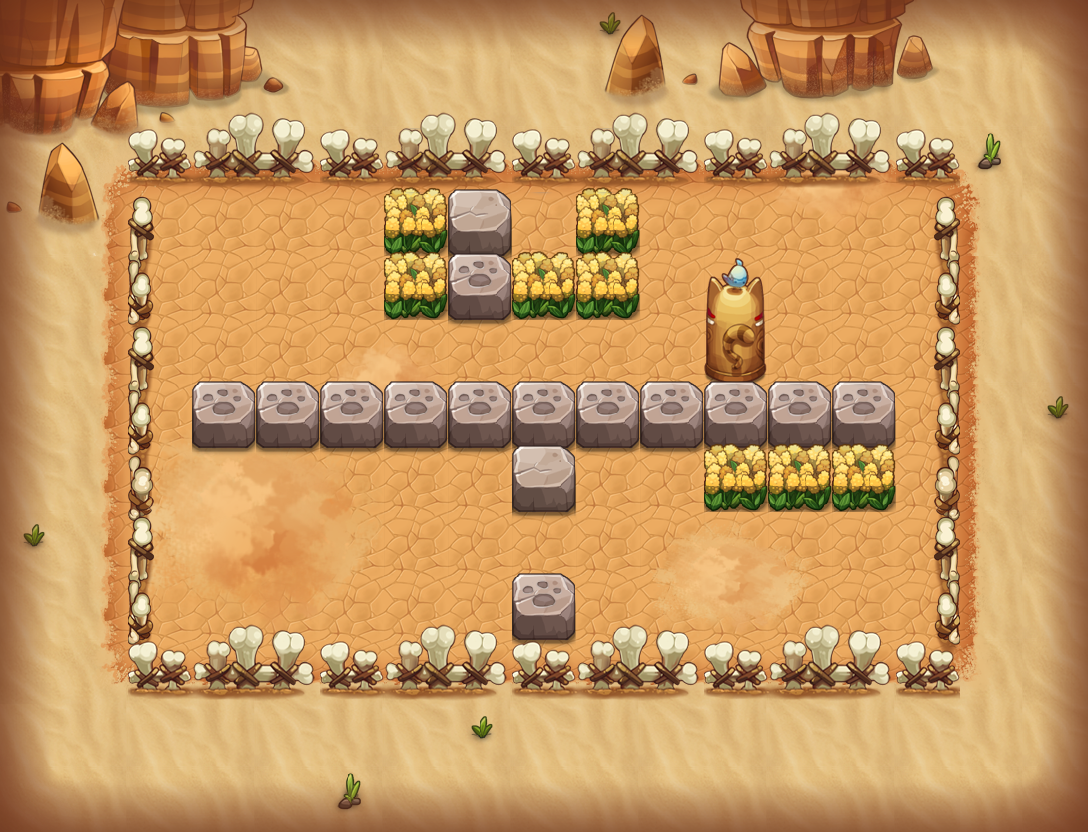

Below is a game level as drawn by its tile map, then a one-line description and the .tmx that defines it (tile-layer data replaced by summaries):
An orthogonal 17x13 tile map with 64x64 px tiles, 15 tile layers (PASS, 块层 2, 块层 14, 块层 4, ...) and 11 objects (7x TRAP, 3x jdsc3, PLAYER).

<map version="1.0" orientation="orthogonal" width="17" height="13" tilewidth="64" tileheight="64">
 <properties>
  <property name="DESTRY1" value="255" />
  <property name="DESTRY2" value="314" />
  <property name="DESTRY3" value="224" />
  <property name="DESTRY_COUNT" value="3" />
  <property name="EXP" value="260" />
  <property name="ITEM" value="D005" />
  <property name="MONEY" value="390" />
 </properties>
 <tileset firstgid="1" name="hmpy" tilewidth="64" tileheight="64">
  <image source="hmpy-hd.png" width="1000" height="2048" />
 </tileset>
 <layer name="PASS" width="17" height="13">
  <data>[221 cells, 169 non-empty, 10 distinct tile ids]</data>
 </layer>
 <layer name="块层 2" width="17" height="13">
  <data>[221 cells, 135 non-empty, 25 distinct tile ids]</data>
 </layer>
 <layer name="块层 14" width="17" height="13">
  <data>[221 cells, 29 non-empty, 25 distinct tile ids]</data>
 </layer>
 <layer name="块层 4" width="17" height="13">
  <data>[221 cells, 26 non-empty, 6 distinct tile ids]</data>
 </layer>
 <layer name="块层 13" width="17" height="13">
  <data>[221 cells, 27 non-empty, 27 distinct tile ids]</data>
 </layer>
 <layer name="块层 3" width="17" height="13">
  <data>[221 cells, 62 non-empty, 17 distinct tile ids]</data>
 </layer>
 <layer name="块层 5" width="17" height="13">
  <data>[221 cells, 24 non-empty, 4 distinct tile ids]</data>
 </layer>
 <layer name="块层 15" width="17" height="13">
  <data>[221 cells, 104 non-empty, 6 distinct tile ids]</data>
 </layer>
 <layer name="SHELTER 9" width="17" height="13">
  <data>[221 cells, 11 non-empty, 3 distinct tile ids]</data>
 </layer>
 <layer name="SHELTER 8" width="17" height="13">
  <data>[221 cells, 1 non-empty, 1 distinct tile ids]</data>
 </layer>
 <layer name="SHELTER 6" width="17" height="13">
  <data>[221 cells, 4 non-empty, 2 distinct tile ids]</data>
 </layer>
 <layer name="SHELTER 5" width="17" height="13">
  <data>[221 cells, 11 non-empty, 1 distinct tile ids]</data>
 </layer>
 <layer name="SHELTER 4" width="17" height="13">
  <data>[221 cells, 1 non-empty, 1 distinct tile ids]</data>
 </layer>
 <layer name="SHELTER 3" width="17" height="13">
  <data>[221 cells, 4 non-empty, 2 distinct tile ids]</data>
 </layer>
 <layer name="SHELTER 2" width="17" height="13">
  <data>[221 cells, 3 non-empty, 2 distinct tile ids]</data>
 </layer>
 <objectgroup name="对象层 1" width="34" height="26">
  <object name="PLAYER" type="PLAYER" x="192" y="192" width="64" height="64" />
  <object name="fire1" type="TRAP" x="704" y="192" width="64" height="128">
   <properties>
    <property name="trap_id" value="1" />
    <property name="trap_particle" value="trap_fire_up_2.plist" />
    <property name="trap_state" value="open" />
   </properties>
  </object>
  <object name="block1" type="TRAP" x="512" y="512" width="64" height="64">
   <properties>
    <property name="trap_ani" value="blok2.actor" />
    <property name="trap_blok" value="true" />
    <property name="trap_id" value="0" />
   </properties>
  </object>
  <object name="jdsc3" x="832" y="576" width="64" height="64">
   <properties>
    <property name="lua_ai" value="monster_jdsc_ai" />
    <property name="quality" value="jdsc3.quality" />
   </properties>
  </object>
  <object name="jdsc3" x="640" y="256" width="64" height="64">
   <properties>
    <property name="lua_ai" value="monster_jdsc_ai" />
    <property name="quality" value="jdsc3.quality" />
   </properties>
  </object>
  <object name="jdsc3" x="320" y="512" width="64" height="64">
   <properties>
    <property name="lua_ai" value="monster_jdsc_ai" />
    <property name="quality" value="jdsc3.quality" />
   </properties>
  </object>
  <object name="zi_dan_down2" type="TRAP" x="576" y="448" width="64" height="64">
   <properties>
    <property name="trap_ani" value="fire_cat_down.actor" />
    <property name="trap_delay" value="2" />
    <property name="trap_id" value="0" />
    <property name="trap_script" value="trap(&quot;zi_dan_down2&quot;):setAtkPower(target(&quot;PLAYER&quot;):getHP()*0.1);trap(&quot;zi_dan_down2&quot;):turnDown(); trap(&quot;zi_dan_down2&quot;):getAI():getActions():addObject( AIUseSkill:create(   SkillLua:create(&quot;skill_0001&quot;)  )  );" />
    <property name="trap_start_mode" value="2" />
    <property name="trap_state" value="open" />
   </properties>
  </object>
  <object name="fire_control1" type="TRAP" x="512" y="192" width="64" height="64">
   <properties>
    <property name="trap_ani" value="switch.actor" />
    <property name="trap_floor" value="true" />
    <property name="trap_id" value="0" />
    <property name="trap_script" value="trap(&quot;fire_control1&quot;):setOpened( false ); trap(&quot;fire1&quot;):setVisit( false );" />
    <property name="trap_sound_id" value="2" />
    <property name="trap_start_mode" value="0" />
    <property name="trap_state" value="open" />
   </properties>
  </object>
  <object name="mp1" type="TRAP" x="832" y="320" width="64" height="64">
   <properties>
    <property name="trap_ani" value="mp.actor" />
    <property name="trap_floor" value="true" />
    <property name="trap_id" value="0" />
    <property name="trap_script" value="trap_moveto(&quot;PLAYER&quot;, &quot;mp1&quot;,target(&quot;mp2&quot;):getX(),target(&quot;mp2&quot;):getY() );" />
    <property name="trap_sound_id" value="1" />
    <property name="trap_start_mode" value="0" />
    <property name="trap_state" value="open" />
   </properties>
  </object>
  <object name="mp2" type="TRAP" x="192" y="576" width="64" height="64">
   <properties>
    <property name="trap_ani" value="mp.actor" />
    <property name="trap_floor" value="true" />
    <property name="trap_id" value="0" />
    <property name="trap_script" value="trap_moveto(&quot;PLAYER&quot;, &quot;mp2&quot;,target(&quot;mp1&quot;):getX(),target(&quot;mp1&quot;):getY() );" />
    <property name="trap_sound_id" value="1" />
    <property name="trap_start_mode" value="0" />
    <property name="trap_state" value="open" />
   </properties>
  </object>
  <object name="block_control1" type="TRAP" x="448" y="576" width="64" height="64">
   <properties>
    <property name="trap_ani" value="switch.actor" />
    <property name="trap_floor" value="true" />
    <property name="trap_id" value="0" />
    <property name="trap_script" value="trap(&quot;block_control1&quot;):setOpened(false);trap(&quot;block1&quot;):setOpened(false)" />
    <property name="trap_sound_id" value="2" />
    <property name="trap_start_mode" value="0" />
    <property name="trap_state" value="open" />
   </properties>
  </object>
 </objectgroup>
</map>
